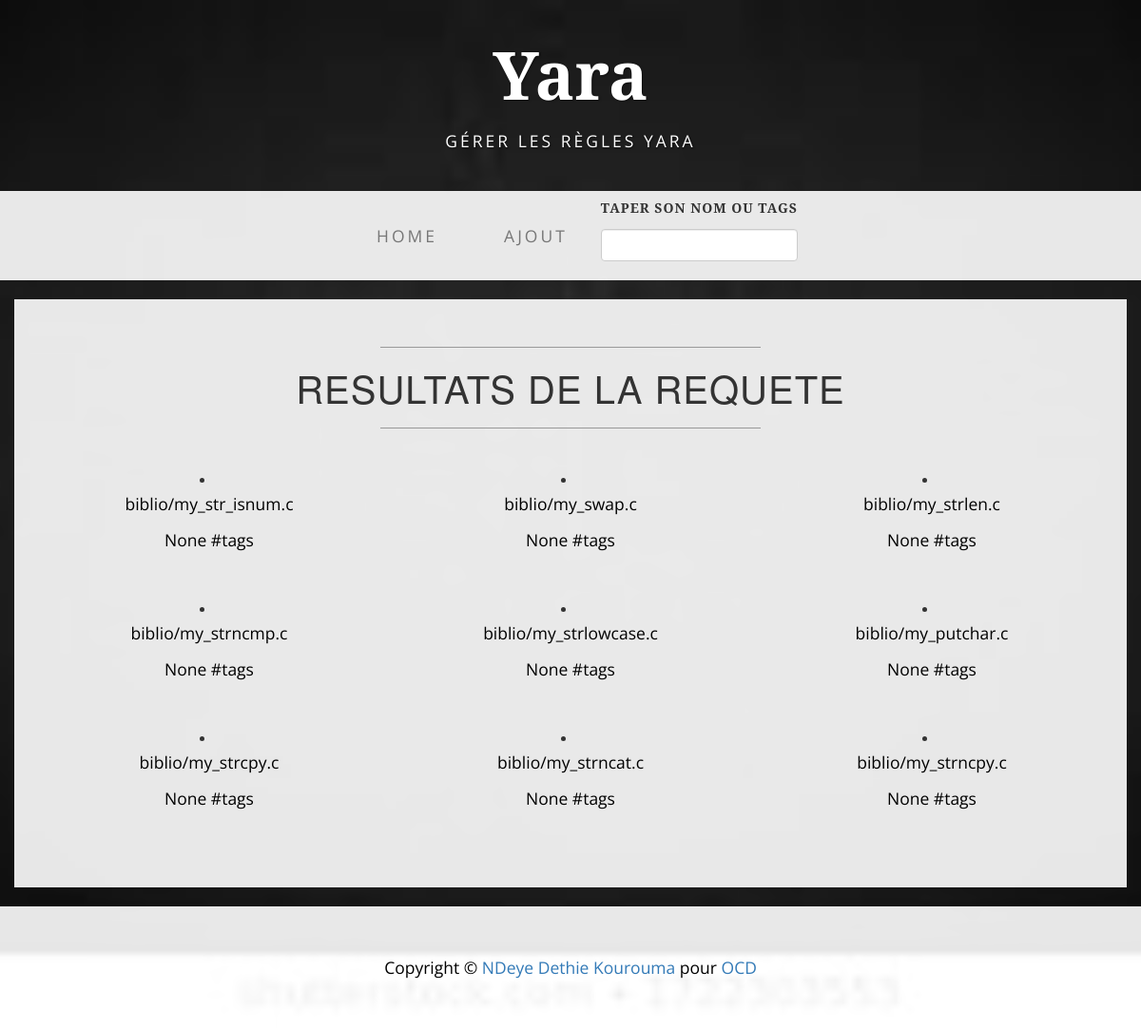
Before: /yararule/search/ with the older database file.
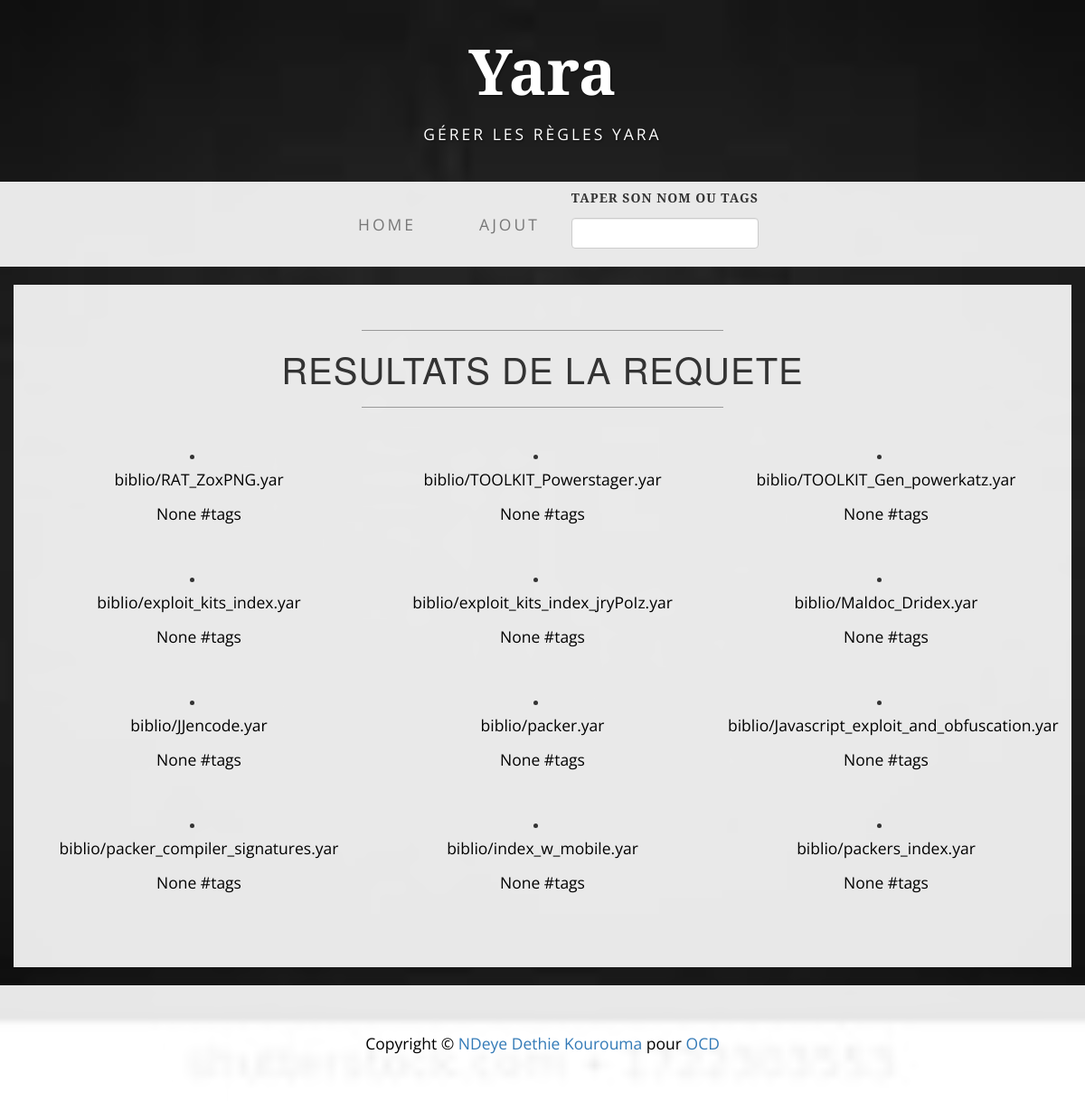
After: the same page with the newer database file.
### yararule/models.py (models this page shows)
class Rules(models.Model):
    docfile = models.FileField(upload_to='biblio', validators=[FileExtensionValidator(['yar'])] )
    tags = models.ManyToManyField(Tags, related_name='files')

### yararule/views.py (the view)
def Search(request):
    query = request.GET.get('query')
    if not query:
        rules = Rules.objects.all()
    else:
        rules = Rules.objects.filter(docfile__icontains=query)
    if not rules.exists():
        rules = Rules.objects.filter(tags__name__icontains=query)
    title = "Resultat de la recherche"
    context = {
        'rules': rules,
        'title': title
    }
    return render(request,'yararule/search.html', context)

### yararule/templates/yararule/search.html
{% extends 'yararule/base.html' %}
{% block content %}
    {% include 'yararule/list.html'  with list_title='Resultats de la requete' %}
{% endblock %}

### yararule/templates/yararule/list.html
<div class="col-lg-12">
    <hr>
    <h2 class="intro-text text-center">{{ list_title }}
    </h2>
    <hr class="detail-separator">
</div>
{% if rules|length_is:"0" %}
    <div class="text-center">
     Aucune regle ou tag de ce nom
    </div>
{% else %}
    {% for rules in rules %}
        <div class="col-sm-4 text-center">
            <li><p>{{ rules.docfile.name }}<p>
                <p>{{ rules.tags.name }} #tags</p>
            </li>
        </div>
        {% if forloop.counter|divisibleby:3 %}<div class="clearfix"></div>{% endif %}
    {% endfor %}
{% endif %}

Changed rows visible on the page:
changed Rules: docfile.name "biblio/my_str_isnum.c" → "biblio/RAT_ZoxPNG.yar"
changed Rules: docfile.name "biblio/my_swap.c" → "biblio/TOOLKIT_Powerstager.yar"
changed Rules: docfile.name "biblio/my_strlen.c" → "biblio/TOOLKIT_Gen_powerkatz.yar"
changed Rules: docfile.name "biblio/my_strncmp.c" → "biblio/exploit_kits_index.yar"
changed Rules: docfile.name "biblio/my_strlowcase.c" → "biblio/exploit_kits_index_jryPoIz.yar"
changed Rules: docfile.name "biblio/my_putchar.c" → "biblio/Maldoc_Dridex.yar"
changed Rules: docfile.name "biblio/my_strcpy.c" → "biblio/JJencode.yar"
changed Rules: docfile.name "biblio/my_strncat.c" → "biblio/packer.yar"
changed Rules: docfile.name "biblio/my_strncpy.c" → "biblio/Javascript_exploit_and_obfuscation.yar"
added Rules: docfile.name "biblio/packer_compiler_signatures.yar", tags.name "None"
added Rules: docfile.name "biblio/index_w_mobile.yar", tags.name "None"
added Rules: docfile.name "biblio/packers_index.yar", tags.name "None"
